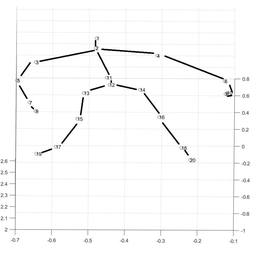
%> input picture bin/jsoneler/files/D0038E/photo_2023-09-14_12-56-31.jpg (cropped and resized to the size of MATLAB's example picture, made grey), 256 x 256 px, given in place of cameraman.tif, which was not available
$ octave Lab_D7062E_matlabtime_2023.m   (GNU Octave 9; MATLAB toolbox functions it lacks are replaced by stand-ins)
%> lines starting %> are read from the running program, lines starting %| are printed output that depends on the picture; in (x1, y1, x2, y2) boxes, pixels count from 0 and x2, y2 are one past the last pixel; in counts of white or black regions, pixels touching at a corner belong together; the program's own positions count from 1; pictures that were not available may be replaced by others from this repository, and a replacement may not be noted
%% Matlab code D7062E

I=imread('cameraman.tif');
%> I is the input picture: size 256x256 uint8; min 0, max 255, mean 249.7
%%
figure,imshow(I)
%%
I_d=im2double(I);
%%
max(I(:))
%> ans = 255
%%
max(I_d(:))
%> ans = 1
%%
size(I)
%> ans = [256 256]
%%
C=imread('autumn.tif'); %24-bit
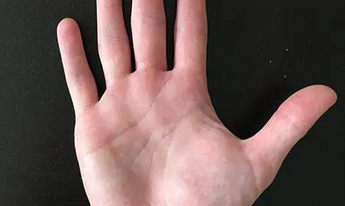
%> input picture bin/jsoneler/files/D0038E/hand.png (cropped and resized to the size of MATLAB's example picture), 345 x 206 px, given in place of autumn.tif, which was not available
%> C is the input picture: size 206x345x3 uint8; mean R, G, B 110.7, 88.4, 85.4
%%
figure,imshow(C)
%%
size(C)
%> ans = [206 345 3]
%%
C(100,200,2)
%> ans = 108
%%
C(100,200,:)
%> ans = [159 108 102]
%%
impixel(C,200,100)
%> ans = [159 108 102]
%%
imfinfo('cameraman.tif')
%% Data conversion
A =[-8.0000 4.0000 0 0.5000]
B = uint8(A)
%%
Cgr=rgb2gray(C);
%%
figure,imshow(Cgr)
%%
Cdouble=double(Cgr);
%%
figure,imshow(Cdouble)
%> after `imshow(Cdouble)`:
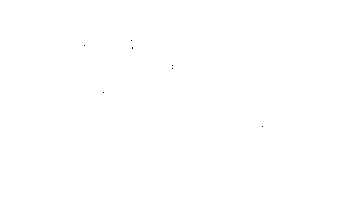
%> displayed picture: size 206x345, on the screen's scale of 0 to 255; 100% white; black in thin lines or dots, all inside (x1, y1, x2, y2) = (84, 40, 263, 127)
%%
Cdouble=im2double(Cgr); %% or Cgr/255
%%
figure,imshow(Cdouble)
%%
Cgr1_2=imresize(Cgr,1/2);
%%
figure,imshow(Cgr1_2)
%%
Cgr_2=imresize(Cgr,2);
%%
figure,imshow(Cgr_2)

%% Point  Operations
C1=imadd(C,128);
%%
C2=imsubtract(C,128);
%%
imshow(C1),figure,imshow(C2)
%%
C3=immultiply(C,0.5);
C4=imdivide(C,0.5);
imshow(C3),figure,imshow(C4)
% % % %%
% % % C5=imadd(immultiply(C,0.5),128);
% % % imshow(C5)
%%
C_c=imcomplement(C);
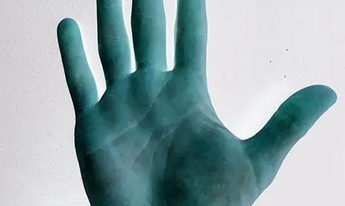
%> C_c: size 206x345x3 uint8; mean R, G, B 144.3, 166.6, 169.6
imshow(C_c)
%%
imhist(I);
%> figure, not shown here; highest point at x = 255, y = 49699
%%
Ia=histeq(I);
figure, imshow(Ia)
%%
imhist(Ia);
%> figure, not shown here; highest point at x = 255, y = 49699
%% segmentation
r=imread('hand.png');
imshow(r),figure
r=rgb2gray(r);
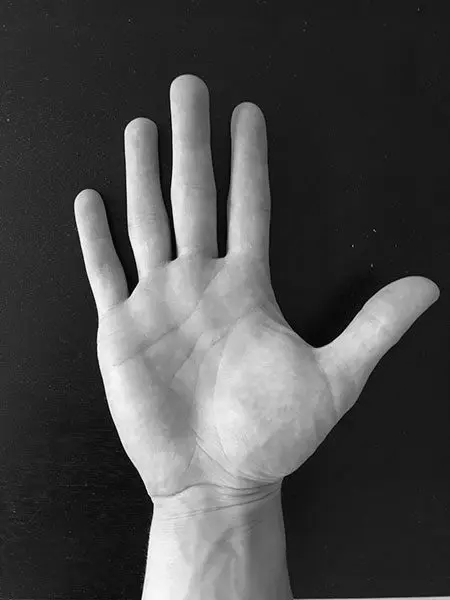
%> r: size 600x450 uint8; min 0, max 255, mean 74.7
imshow(r),figure
imhist(r);
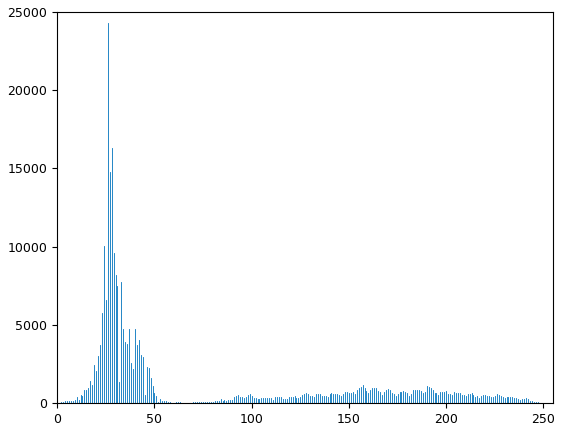
%> figure redrawn from the program's plot data; highest point at x = 26, y = 24299
%%
% r=rgb2gray(r);
rth=r>70;
%> rth: size 600x450 logical; 32.6% white; 13 white regions (12 under 20 px), largest, box (x1, y1, x2, y2) and area: (74, 74, 450, 600) 87931
imshow(rth)
%%
% level = graythresh(I)
BW = imbinarize(r,0.5);
%> BW: size 600x450 logical; 26.4% white; 29 white regions (27 under 20 px), largest, box (x1, y1, x2, y2) and area: (74, 75, 435, 600) 71005, (304, 597, 450, 600) 266
figure
imshowpair(r,BW,'montage')
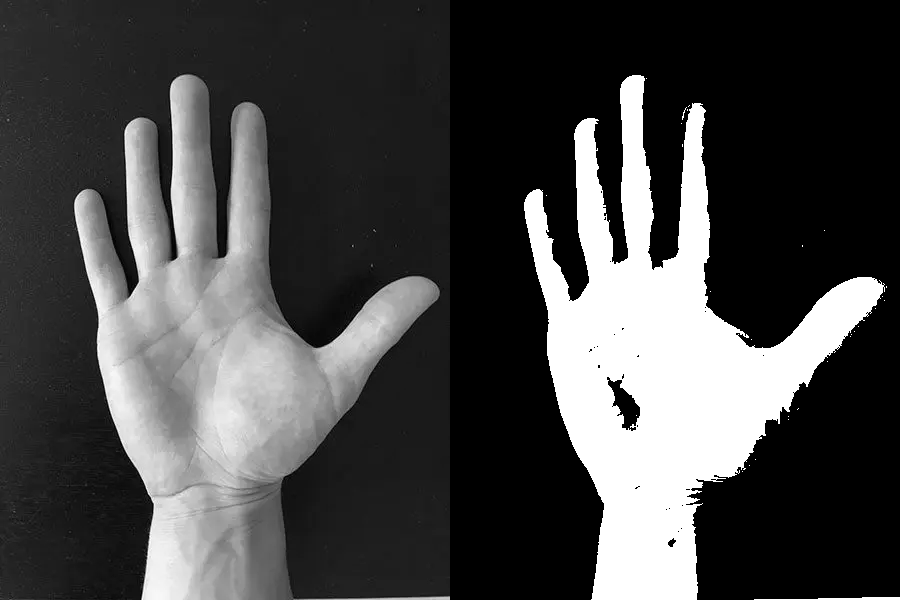
%> displayed picture: size 600x900, on the screen's scale of 0 to 255; min 0, max 255, mean 71
%%
r_c=imcomplement(rth);
figure,imshow(r_c)
%%  edges
edge_s=edge(r,'sobel');
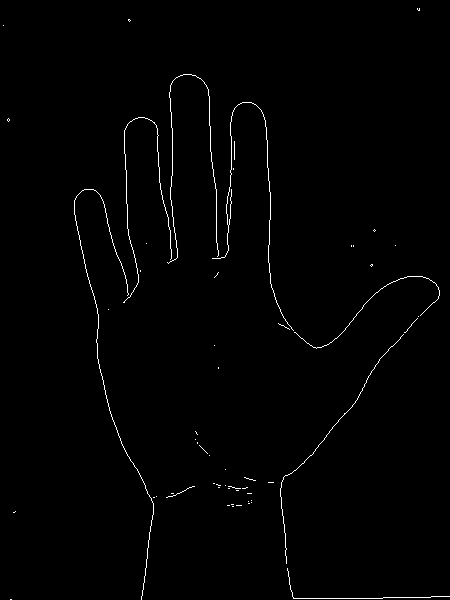
%> edge_s: size 600x450 logical; 0.94% white in thin lines or dots
figure,imshow(edge_s)
